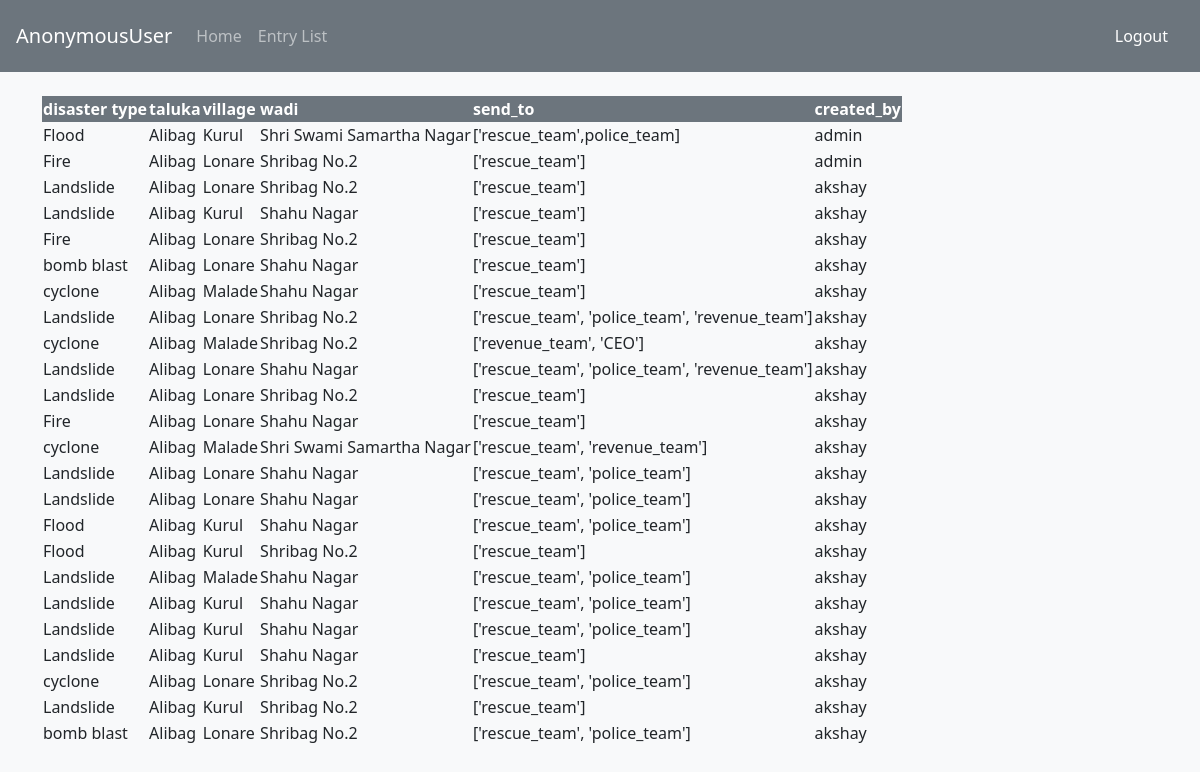
/disaster_list/, run on the app's committed database.
### disaster_app/models.py (models this page shows, shortened)
class DisasterEntry(models.Model):
    disaster_type = models.CharField(max_length=50,choices=choices.DISASTER_CHOICES,null=True,blank=False)
    taluka = models.ForeignKey(Taluka,on_delete=models.CASCADE,max_length=50,null=True,blank=False)
    village = models.ForeignKey(Village,on_delete=models.CASCADE,max_length=50,null=True,blank=False)
    wadi = models.ForeignKey(Wadi,on_delete=models.CASCADE,max_length=50,null=True,blank=False)
    send_to = models.CharField(max_length=500,null=True,blank=False,verbose_name=u"Teams")
    created_at = models.DateTimeField(auto_now_add=True,null=True)
    updated_at = models.DateTimeField(auto_now=True,null=True)
    created_by = models.CharField(max_length=500,null=True,blank=True,verbose_name=u"Created by")
    updated_by = models.CharField(max_length=500,null=True,blank=True,verbose_name=u"Updated by")

class Taluka(models.Model):
    name = models.CharField(max_length=100,null=True,blank=True)
    def __str__(self) -> str:
        return str(self.name)

class Village(models.Model):
    taluka_name = models.ForeignKey(Taluka,on_delete=models.CASCADE,max_length=100,null=True,blank=True)
    name = models.CharField(max_length=100,null=True,blank=True)
    def __str__(self) -> str:
        return str(self.name)

class Wadi(models.Model):
    village_name = models.ForeignKey(Village,on_delete=models.CASCADE,max_length=100,null=True,blank=True)
    name = models.CharField(max_length=100,null=True,blank=True)
    def __str__(self) -> str:
        return str(self.name)

### disaster_app/views.py (the view)
# urls.py: path('disaster_list/',views.disaster_list,name='disaster_list'),
def disaster_list(request):
    context = {}
    disasterlist = DisasterEntry.objects.all()
    context['dlist'] = disasterlist
    return render(request,"list.html",context=context)

### disaster_app/templates/list.html (shortened to what this page needs)
{% extends 'account/base.html' %}
{% load static %}
{% block content%}
<nav class="navbar navbar-expand-lg navbar-dark bg-secondary">
    <a class="navbar-brand" href="#">{{request.user}}</a>
    <div class="collapse navbar-collapse" id="navbarText">
      <ul class="navbar-nav mr-auto">
        <li class="nav-item ">
          <a class="nav-link" href="{% url 'home' %}">Home </a>
        </li>
        <li class="nav-item">
          <a class="nav-link" href="{% url 'disaster_list' %}">Entry List</a>
        </li>
      </ul>
      <span class="navbar-text">
        <a class="nav-link" href="accounts/logout/">Logout</a>
      </span>
    </div>
  </nav>
<div class="container mt-4">
    <table
    id="table"
  data-search="true"
  data-pagination="true"
  data-page-size="6"
  data-show-custom-view="true"
  data-custom-view="customViewFormatter"
  data-show-custom-view-button="true"
     data-toggle="table" class="">
        <thead class="bg-secondary text-white">
            <th>disaster type</th>
            <th>taluka</th>
            <th>village</th>
            <th>wadi</th>
            <th>send_to</th>
            <th>created_by</th>
        </thead>
        <tbody>
            {% for data in dlist %}
            <tr>
                <td>{{data.disaster_type}}</td>
                <td>{{data.taluka}}</td>
                <td>{{data.village}}</td>
                <td>{{data.wadi}}</td>
                <td>{{data.send_to}}</td>
                <td>{{data.created_by}}</td>
            </tr>
            {% endfor %}
        </tbody>
       </table>
</div>
  {%endblock%}

### disaster_app/templates/account/base.html (shortened to what this page needs)
{% load static %}
<!DOCTYPE html>
<html lang="en">
<head>
	<link rel="stylesheet" href="https://cdn.jsdelivr.net/npm/bootstrap@4.0.0/dist/css/bootstrap.min.css">
    <link href="https://cdn.jsdelivr.net/npm/bootstrap@5.1.3/dist/css/bootstrap.min.css" rel="stylesheet">
    <link rel="stylesheet" href="{% static 'css/style.css' %}">
	<link rel="stylesheet" href="https://cdnjs.cloudflare.com/ajax/libs/font-awesome/4.0.3/css/font-awesome.css">
    <link rel="stylesheet" href="https://cdn.jsdelivr.net/npm/bootstrap-select@1.13.10/dist/css/bootstrap-select.min.css">
    <link rel="stylesheet" href="https://unpkg.com/bootstrap-table@1.22.1/dist/bootstrap-table.min.css">
</head>
<body class="bg-light">
        {% block content %}
        {% endblock content %}
</body>
</html>

### data on the page
DisasterEntry: disaster_type "Flood", taluka "Alibag", village "Kurul", wadi "Shri Swami Samartha Nagar", send_to "['rescue_team',police_team]", created_by "admin"
DisasterEntry: disaster_type "Fire", taluka "Alibag", village "Lonare", wadi "Shribag No.2", send_to "['rescue_team']", created_by "admin"
DisasterEntry: disaster_type "Landslide", taluka "Alibag", village "Lonare", wadi "Shribag No.2", send_to "['rescue_team']", created_by "akshay"
DisasterEntry: disaster_type "Landslide", taluka "Alibag", village "Kurul", wadi "Shahu Nagar", send_to "['rescue_team']", created_by "akshay"
DisasterEntry: disaster_type "Fire", taluka "Alibag", village "Lonare", wadi "Shribag No.2", send_to "['rescue_team']", created_by "akshay"
DisasterEntry: disaster_type "bomb blast", taluka "Alibag", village "Lonare", wadi "Shahu Nagar", send_to "['rescue_team']", created_by "akshay"
DisasterEntry: disaster_type "cyclone", taluka "Alibag", village "Malade", wadi "Shahu Nagar", send_to "['rescue_team']", created_by "akshay"
DisasterEntry: disaster_type "Landslide", taluka "Alibag", village "Lonare", wadi "Shribag No.2", send_to "['rescue_team', 'police_team', 'revenue_team']", created_by "akshay"
DisasterEntry: disaster_type "cyclone", taluka "Alibag", village "Malade", wadi "Shribag No.2", send_to "['revenue_team', 'CEO']", created_by "akshay"
DisasterEntry: disaster_type "Landslide", taluka "Alibag", village "Lonare", wadi "Shahu Nagar", send_to "['rescue_team', 'police_team', 'revenue_team']", created_by "akshay"
DisasterEntry: disaster_type "Landslide", taluka "Alibag", village "Lonare", wadi "Shribag No.2", send_to "['rescue_team']", created_by "akshay"
DisasterEntry: disaster_type "Fire", taluka "Alibag", village "Lonare", wadi "Shahu Nagar", send_to "['rescue_team']", created_by "akshay"
DisasterEntry: disaster_type "cyclone", taluka "Alibag", village "Malade", wadi "Shri Swami Samartha Nagar", send_to "['rescue_team', 'revenue_team']", created_by "akshay"
DisasterEntry: disaster_type "Landslide", taluka "Alibag", village "Lonare", wadi "Shahu Nagar", send_to "['rescue_team', 'police_team']", created_by "akshay"
DisasterEntry: disaster_type "Landslide", taluka "Alibag", village "Lonare", wadi "Shahu Nagar", send_to "['rescue_team', 'police_team']", created_by "akshay"
DisasterEntry: disaster_type "Flood", taluka "Alibag", village "Kurul", wadi "Shahu Nagar", send_to "['rescue_team', 'police_team']", created_by "akshay"
DisasterEntry: disaster_type "Flood", taluka "Alibag", village "Kurul", wadi "Shribag No.2", send_to "['rescue_team']", created_by "akshay"
DisasterEntry: disaster_type "Landslide", taluka "Alibag", village "Malade", wadi "Shahu Nagar", send_to "['rescue_team', 'police_team']", created_by "akshay"
DisasterEntry: disaster_type "Landslide", taluka "Alibag", village "Kurul", wadi "Shahu Nagar", send_to "['rescue_team', 'police_team']", created_by "akshay"
DisasterEntry: disaster_type "Landslide", taluka "Alibag", village "Kurul", wadi "Shahu Nagar", send_to "['rescue_team', 'police_team']", created_by "akshay"
DisasterEntry: disaster_type "Landslide", taluka "Alibag", village "Kurul", wadi "Shahu Nagar", send_to "['rescue_team']", created_by "akshay"
DisasterEntry: disaster_type "cyclone", taluka "Alibag", village "Lonare", wadi "Shribag No.2", send_to "['rescue_team', 'police_team']", created_by "akshay"
DisasterEntry: disaster_type "Landslide", taluka "Alibag", village "Kurul", wadi "Shribag No.2", send_to "['rescue_team']", created_by "akshay"
DisasterEntry: disaster_type "bomb blast", taluka "Alibag", village "Lonare", wadi "Shribag No.2", send_to "['rescue_team', 'police_team']", created_by "akshay"

### other printed values
{{ request.user }} "AnonymousUser"
